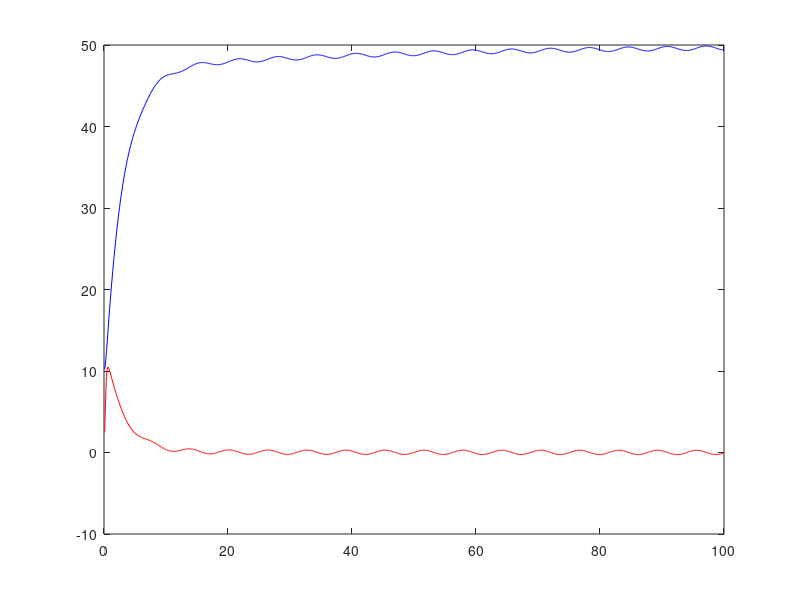

The MATLAB script that drew this image:
% Rigid body properties
m = 3;

% Simulation stepsize
dt = 0.1;
% Total sim time
T = 100;
n_steps = T/dt;

% Proportional gain
K_p  = 1;
K_d = 3;
K_i = 0.02;

% Start location
x = 10;
v = 0;

% Input signals
u = 50;


x_values = [];
v_values = [];
t_values = [];
F_values = [];
e_int = 0;

for i=1:n_steps
   t = i*dt;
   
   % Control
   % These two lines are required to control the object
   e_int = e_int + (u-x)*dt;
   u_t = K_p * (u - x) + K_d * (0 - v) + K_i * e_int;
   
   
   % Some more complex actor dynamics
   F_t = min(5 * u_t, 100);
   
   F_t = max(F_t, 0);
   
   % System dynamics, propeller force, gravity and some sinusiod wind
   F_total = F_t - 9.81*m + 4*sin(t) + 3;
   a = F_total / m;
   v = v + (a * dt);
   x = x + (v * dt);
   
   % Store values in order to plot them later
   F_values = [F_values F_total];
   x_values = [x_values x];
   v_values = [v_values v];
   t_values = [t_values t];
end

plot(t_values, x_values, 'b', t_values, v_values, 'r');



